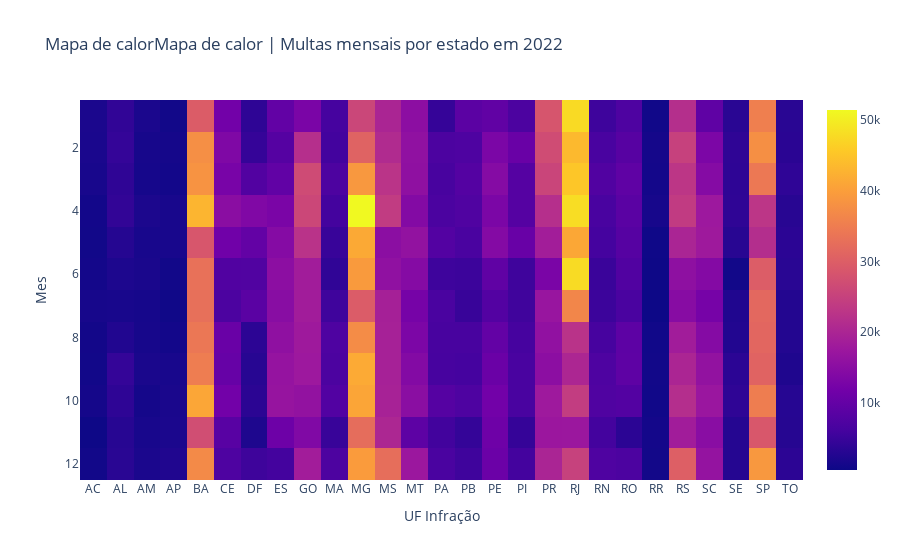

The notebook cell saved with this chart:
### Code cell
px.imshow(Anl_Estado_Mes, title = 'Mapa de calorMapa de calor | Multas mensais por estado em 2022')

### Figure 1 — Plotly figure (JSON) as saved in the notebook; plotly's stock layout.template omitted (floating-point values rounded to 4 significant figures; data arrays with more than 128 entries replaced by an {"elided": "..."} marker saying what was removed)
{"data": [{"coloraxis": "coloraxis", "hovertemplate": "UF Infração: %{x}<br>Mes: %{y}<br>color: %{z}<extra></extra>", "name": "0", "type": "heatmap", "x": ["AC", "AL", "AM", "AP", "BA", "CE", "DF", "ES", "GO", "MA", "MG", "MS", "MT", "PA", "PB", "PE", "PI", "PR", "RJ", "RN", "RO", "RR", "RS", "SC", "SE", "SP", "TO"], "xaxis": "x", "y": [1, 2, 3, 4, 5, 6, 7, 8, 9, 10, 11, 12], "yaxis": "y", "z": {"elided": "12x27 int values"}}], "layout": {"coloraxis": {"colorscale": [[0, "#0d0887"], [0.1111, "#46039f"], [0.2222, "#7201a8"], [0.3333, "#9c179e"], [0.4444, "#bd3786"], [0.5556, "#d8576b"], [0.6667, "#ed7953"], [0.7778, "#fb9f3a"], [0.8889, "#fdca26"], [1, "#f0f921"]]}, "title": {"text": "Mapa de calorMapa de calor | Multas mensais por estado em 2022"}, "xaxis": {"anchor": "y", "constrain": "domain", "domain": [0, 1], "scaleanchor": "y", "title": {"text": "UF Infração"}}, "yaxis": {"anchor": "x", "autorange": "reversed", "constrain": "domain", "domain": [0, 1], "title": {"text": "Mes"}}}}
